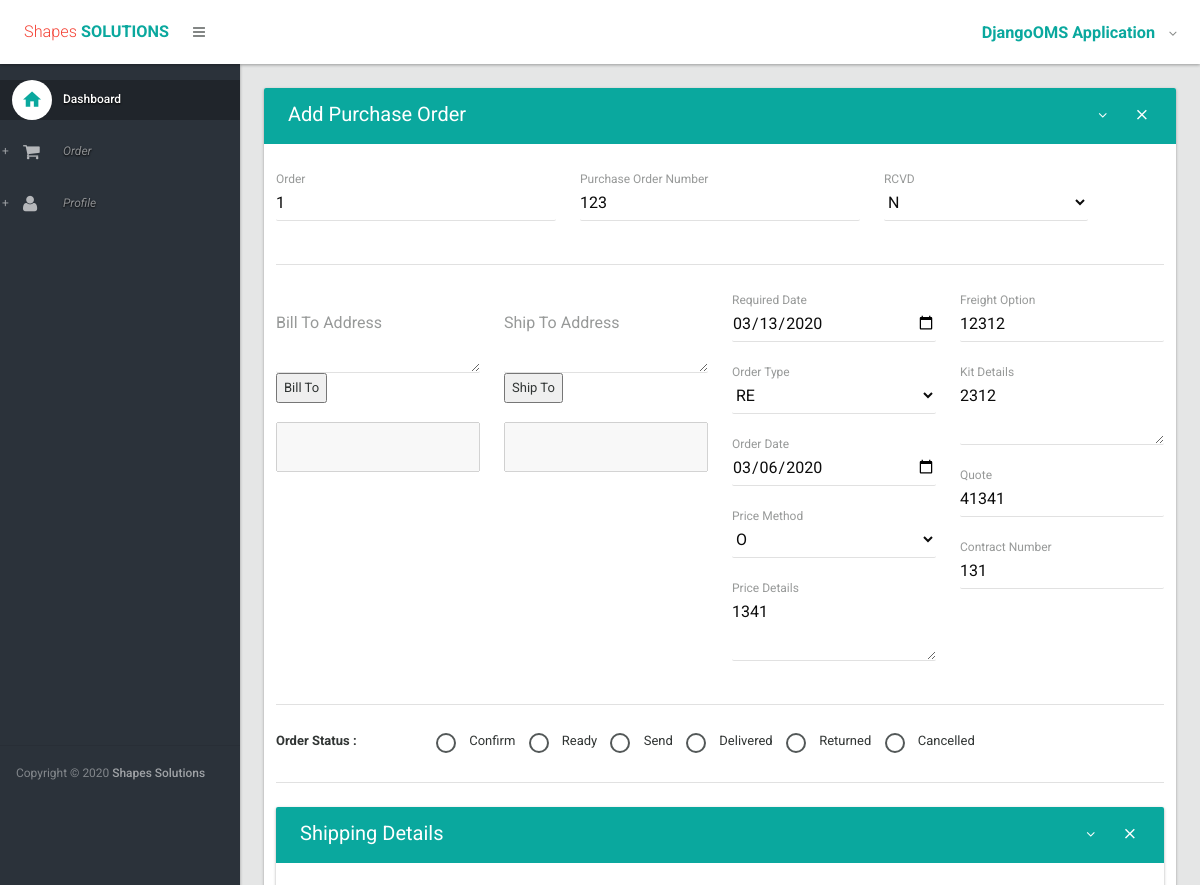
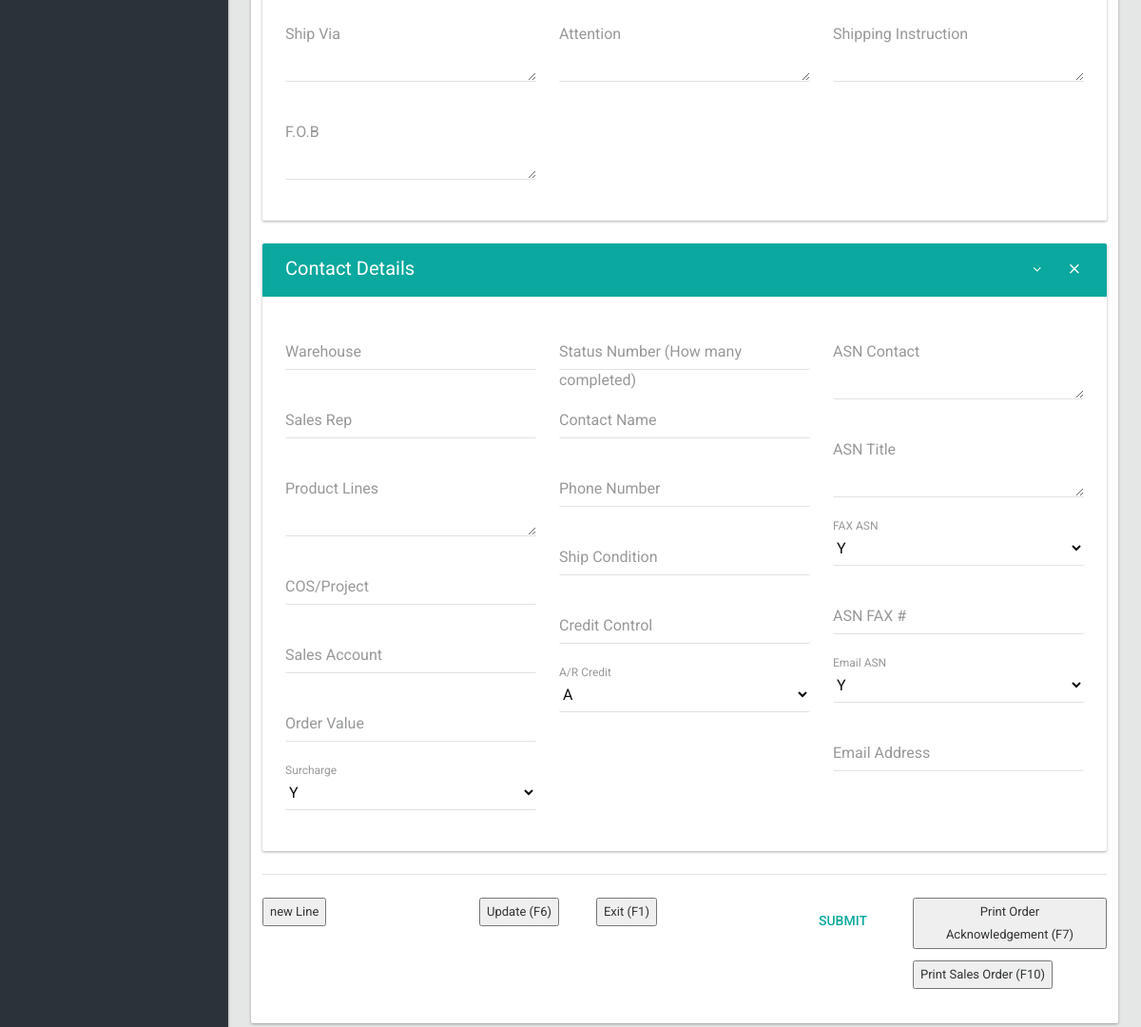
Screenshot of /order/edit/1/ (signed in) with the database file from the repository (2 pictures, top to bottom).
### orders/models.py (models this page shows)
class Order (models.Model):
    purchase_order = models.IntegerField(blank=False, null=False);
    bill_address = models.TextField(blank=True);
    ship_address = models.TextField(blank=True);
    required_date = models.DateField(blank=False);
    freight = models.CharField(max_length=50);
    quote = models.CharField(max_length=50);
    contract= models.IntegerField(blank=False, null=False);
    order_status = models.CharField(max_length=50);
    order_received = models.CharField(max_length=50);
    price_method = models.CharField(max_length=50);
    surcharge = models.CharField(max_length=50);
    A_R_credit = models.CharField(max_length=50);
    fax_ASN = models.CharField(max_length=50);
    email_ASN = models.CharField(max_length=50);
    order_type = models.CharField(max_length=50);
    order_number = models.IntegerField(default=1, blank=True, null=True);
    ordered_date = models.DateField(blank=True, null=False);
    price_details = models.TextField(blank=True, null=False);
    kit_details = models.TextField(blank=True, null=False);
    ship_via = models.TextField(blank=True, null=False);
    attention = models.TextField(blank=True, null=False);
    ship_instructions = models.TextField(blank=True, null=False);
    F_O_B = models.TextField(blank=True, null=False);
    warehouse = models.IntegerField(blank=True, null=True);
    sales_rep = models.CharField(max_length=50, blank=True, null=False);
    product_line = models.TextField(blank=True, null=False);
    COS_project = models.IntegerField(blank=True, null=True);
    sales_account = models.IntegerField(blank=True, null=True);
    order_value = models.IntegerField(blank=True, null=True);
    staus_number = models.IntegerField(blank=True, null=True);
    contact_name = models.CharField(max_length=50, blank=True);
    phone_number = models.IntegerField(blank=True, null=True);
    ship_cond = models.IntegerField(blank=True, null=True);
    credit_control = models.IntegerField(blank=True, null=True);
    ASN_contact = models.TextField(blank=True, null=False);
    ASN_title = models.TextField(blank=True, null=False);
    ASN_fax_num = models.IntegerField(blank=True, null=True);
    email_addr = models.CharField(max_length=50, blank=True);

### orders/views.py (the view)
# urls.py: url(r'^order/edit/(?P<order_id>\d+)/$', my_order.edit, name='edit'),
@login_required
def edit(request, order_id):
    order = Order.objects.get(id=order_id)
    if request.POST:
        form = OrderForm(request.POST, instance=order)
        if form.is_valid():
            if form.save():
                return redirect('/', messages.success(request, 'Order was successfully updated.', 'alert-success'))
            else:
                return redirect('/', messages.error(request, 'Data is not saved', 'alert-danger'))
        else:
            return redirect('/', messages.error(request, 'Form is not valid', 'alert-danger'))
    else:
        form = OrderForm(instance=order)
        return render(request, 'edit.html', {'form':form})

### orders/templates/edit.html (shortened to what this page needs)
{% extends 'layout.html' %}
{% load widget_tweaks %}
{% block body %}
                <section>
					<div class="section-body">
						<div class="row">
							<div class="col-lg-12">
								<div class="card">
									<div class="card-head style-primary">
										<header>Add Purchase Order</header>
										<div class="tools">
											<a class="btn btn-icon-toggle btn-collapse"><i class="fa fa-angle-down"></i></a>
											<a class="btn btn-icon-toggle btn-close"><i class="md md-close"></i></a>
										</div>
									</div>
									<div class="card-body">
										<form class="form" role="form" action="" method="post"> {% csrf_token %}
											<div class="row">
												<div class="row">
													<div class="col-sm-4">
														<div class="form-group floating-label">
															{{ form.order_number| add_class:'form-control' | attr:'rows:2'}}
															<label for="regular2">Order</label>
														</div>
													</div>
													<div class="col-sm-4">
														<div class="form-group floating-label">
															{{ form.purchase_order | add_class:'form-control' | attr:'rows:2' }}
															<label for="regular2">Purchase Order Number</label>
														</div>
													</div>
													<div class="col-sm-3">
														<div class="form-group floating-label">
															{{ form.order_received | add_class:'form-control'}}
															<label for="select2">RCVD</label>
														</div>
													</div>
												</div>
												<hr>
												<div class="row">
													<div class="col-sm-3">
														<div class="form-group floating-label">
															{{ form.bill_address | add_class:'form-control' | attr:'rows:2'}}
															<label for="regular2">Bill To Address</label>
															<button>Bill To</button>
														</div>
														<div>
															<input type="text" style="width: 100%;height: 50px; text-align: center;" value="" disabled="">
														</div>
													</div>
													<div class="col-sm-3">
														<div class="form-group floating-label">
															{{ form.ship_address | add_class:'form-control' | attr:'rows:2'}}
															<label for="textarea2">Ship To Address</label>
															<button>Ship To</button>
														</div>
														<div>
															<input type="text" style="width: 100%;height: 50px; text-align: center;" value="" disabled="">
														</div>
													</div>
													<div class="col-sm-3">
														<div class="form-group">
															{{ form.required_date | add_class:'form-control' | attr:'type:date'}}
															<label for="textarea2">Required Date</label>
														</div>
														<div class="form-group floating-label">
															{{ form.order_type | add_class:'form-control' | attr:'rows:2'}}
															<label for="textarea2">Order Type</label>
														</div>
														<div class="form-group">
															{{ form.ordered_date | add_class:'form-control' | attr:'type:date'}}
															<label for="textarea2">Order Date</label>
														</div>
														<div class="form-group floating-label">
															{{ form.price_method | add_class:'form-control'}}
															<label for="select2">Price Method</label>
														</div>
														<div class="form-group floating-label">
															{{ form.price_details | add_class:'form-control' | attr:'rows:2'}}
															<label for="textarea2">Price Details</label>
														</div>
													</div>
													<div class="col-sm-3">
														<div class="form-group floating-label">
															{{ form.freight| add_class:'form-control' | attr:'rows:2' }}
															<label for="textarea2">Freight Option</label>
														</div>
														<div class="form-group floating-label">
															{{ form.kit_details| add_class:'form-control' | attr:'rows:2' }}
															<label for="textarea2">Kit Details</label>
														</div>
														<div class="form-group floating-label">
															{{ form.quote | add_class:'form-control' | attr:'rows:2'}}
															<label for="textarea2">Quote</label>
														</div>
														<div class="form-group floating-label">
															{{ form.contract | add_class:'form-control' }}
															<label for="regular2">Contract Number</label>
														</div>
													</div>
												</div>
												<div class="row">
													<div class="col-md-12">
															<hr>
															<label class="radio-inline radio-styled col-sm-2">
																<b>Order Status :</b>
															</label>
															<div class="col-md-10">
		                                                        {% for radio in form.order_status %}
		                                                            <label class="radio-inline radio-styled">
		                                                                {{ radio }}
		                                                            </label>
		                                                        {% endfor %}
															</div>
													</div>
												</div>
												<hr>
												<div class="card">
													<div class="card-head style-primary">
														<header>Shipping Details</header>
														<div class="tools">
															<a class="btn btn-icon-toggle btn-collapse"><i class="fa fa-angle-down"></i></a>
															<a class="btn btn-icon-toggle btn-close"><i class="md md-close"></i></a>
														</div>
													</div>
													<div class="card-body">
														<div class="row">
															<div class="col-sm-4">
																	<div class="form-group floating-label">
																		{{ form.ship_via | add_class:'form-control' | attr:'rows:2'}}
																		<label for="textarea2">Ship Via</label>
																	</div>
																	<div class="form-group floating-label">
																		{{ form.F_O_B | add_class:'form-control' | attr:'rows:2' }}
																		<label for="textarea2">F.O.B</label>
																	</div>
															</div>
															<div class="col-sm-4">
																<div class="form-group floating-label">
																	{{ form.attention | add_class:'form-control' | attr:'rows:2'}}
																	<label for="textarea2">Attention</label>
																</div>
															</div>
															<div class="col-sm-4">
																<div class="form-group floating-label">
																	{{ form.ship_instructions | add_class:'form-control' | attr:'rows:2'}}
																	<label for="textarea2">Shipping Instruction</label>
																</div>
															</div>
														</div>
													</div>
												</div>
												<div class="card">
													<div class="card-head style-primary">
														<header>Contact Details</header>
														<div class="tools">
															<a class="btn btn-icon-toggle btn-collapse"><i class="fa fa-angle-down"></i></a>
															<a class="btn btn-icon-toggle btn-close"><i class="md md-close"></i></a>
														</div>
													</div>
													<div class="card-body">
														<div class="row">
															<div class="col-sm-4">
																<div class="form-group floating-label">
																	{{ form.warehouse | add_class:'form-control' | attr:'rows:2'}}
																	<label for="regular2">Warehouse</label>
																</div>
																<div class="form-group floating-label">
																	{{ form.sales_rep | add_class:'form-control' | attr:'rows:2'}}
																	<label for="textarea2">Sales Rep</label>
																</div>
																<div class="form-group floating-label">
																	{{ form.product_line | add_class:'form-control' | attr:'rows:2'}}
																	<label for="textarea2">Product Lines</label>
																</div>
																<div class="form-group floating-label">
																	{{ form.COS_project | add_class:'form-control' | attr:'rows:2'}}
																	<label for="regular2">COS/Project</label>
																</div>
																<div class="form-group floating-label">
																	{{ form.sales_account | add_class:'form-control' | attr:'rows:2'}}
																	<label for="regular2">Sales Account</label>
																</div>
																<div class="form-group floating-label">
																	{{ form.order_value | add_class:'form-control' | attr:'rows:2'}}
																	<label for="regular2">Order Value</label>
																</div>
																<div class="form-group floating-label">
																	{{ form.surcharge | add_class:'form-control'}}
																	<label for="select2">Surcharge</label>
																</div>
															</div>
															<div class="col-sm-4">
																<div class="form-group floating-label">
																	{{ form.staus_number | add_class:'form-control' | attr:'rows:2'}}
																	<label for="regular2">Status Number (How many completed)</label>
																</div>
																<div class="form-group floating-label">
																	{{ form.contact_name | add_class:'form-control' | attr:'rows:2'}}
																	<label for="textarea2">Contact Name</label>
																</div>
																<div class="form-group floating-label">
																	{{ form.phone_number | add_class:'form-control' | attr:'rows:2'}}
																	<label for="regular2">Phone Number</label>
																</div>
																<div class="form-group floating-label">
																	{{ form.ship_cond | add_class:'form-control' | attr:'rows:2'}}
																	<label for="regular2">Ship Condition</label>
																</div>
																<div class="form-group floating-label">
																	{{ form.credit_control | add_class:'form-control' | attr:'rows:2'}}
																	<label for="regular2">Credit Control</label>
																</div>
																<div class="form-group floating-label">
																	{{ form.A_R_credit | add_class:'form-control'}}
																	<label for="select2">A/R Credit</label>
																</div>
															</div>
															<div class="col-sm-4">
																<div class="form-group floating-label">
																	{{ form.ASN_contact | add_class:'form-control' | attr:'rows:2'}}
																	<label for="textarea2">ASN Contact</label>
																</div>
																<div class="form-group floating-label">
																	{{ form.ASN_title | add_class:'form-control' | attr:'rows:2'}}
																	<label for="textarea2">ASN Title</label>
																</div>
																<div class="form-group floating-label">
																	{{ form.fax_ASN | add_class:'form-control' | attr:'rows:2'}}
																	<label for="select2">FAX ASN</label>
																</div>
																<div class="form-group floating-label">
																	{{ form.ASN_fax_num | add_class:'form-control' | attr:'rows:2'}}
																	<label for="regular2">ASN FAX #</label>
																</div>
																<div class="form-group floating-label">
																	{{ form.email_ASN | add_class:'form-control' | attr:'rows:2'}}
																	<label for="select2">Email ASN</label>
																</div>
																<div class="form-group floating-label">
																	{{ form.email_addr | add_class:'form-control' | attr:'rows:2'}}
																	<label for="textarea2">Email Address</label>
																</div>
															</div>
														</div>
													</div>
												</div>
												<hr>
												<div class="row">
															<div class="col-sm-3">
																<button><a href="{% url 'newline' %}" >new Line</button>
															</div>
															<div class="col-sm-3">
															<button>Update&nbsp;(F6)</button>&emsp;&emsp;&emsp;<button>Exit&nbsp;(F1)</button>
															</div>
															<div class="col-sm-3">
																<div class="card-actionbar-row">
																	<input type="submit" class="btn btn-flat btn-primary ink-reaction" value="SUBMIT">
																</div>
															</div>
															<div class="col-sm-3">
																<p><button>Print Order Acknowledgement&nbsp;(F7)</button></p>
																<p><button>Print Sales Order&nbsp;(F10)</button></p>
															</div>
												</div>
											</div>
										</form>
									</div>
								</div>
							</div>
						</div>
					</div>
				</section>
{% endblock %}

### rows the page displays
Order: order_number "1", purchase_order "123", order_received "N", required_date "03/13/2020", order_type "RE", ordered_date "03/06/2020", price_method "O", price_details "1341", freight "12312", kit_details "2312", quote "41341", contract "131", surcharge "Y", A_R_credit "A", fax_ASN "Y", email_ASN "Y"

### other values shown
{{ radio }} "Confirm" "Ready" "Send" "Delivered" "Returned" "Cancelled"
